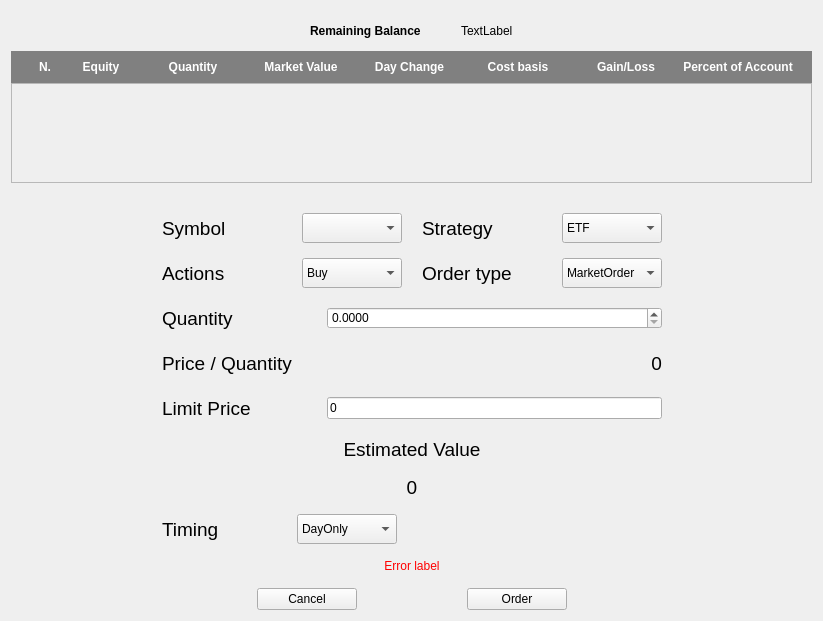
<?xml version="1.0" encoding="UTF-8"?>
<ui version="4.0">
 <class>NewOrder</class>
 <widget class="QWidget" name="NewOrder">
  <property name="geometry">
   <rect>
    <x>0</x>
    <y>0</y>
    <width>823</width>
    <height>610</height>
   </rect>
  </property>
  <property name="windowTitle">
   <string>Form</string>
  </property>
  <property name="styleSheet">
   <string notr="true">QComboBox::item:selected {
      border: 1px solid #6a6ea9;
  }

  QComboBox::item:selected:!active {
      background: qlineargradient(x1: 0, y1: 0, x2: 0, y2: 1,
                                  stop: 0 #ABAFE5, stop: 1 #8588B2);
  }

  QComboBox::item:selected:active {
      background: qlineargradient(x1: 0, y1: 0, x2: 0, y2: 1,
                                  stop: 0 #6a6ea9, stop: 1 #888dd9);
  }

  QComboBox::item:hover {
      background: qlineargradient(x1: 0, y1: 0, x2: 0, y2: 1,
                                  stop: 0 #FAFBFE, stop: 1 #DCDEF1);
  }</string>
  </property>
  <layout class="QVBoxLayout" name="verticalLayout_2" stretch="0,0,0,0,1">
   <property name="spacing">
    <number>0</number>
   </property>
   <item>
    <layout class="QHBoxLayout" name="horizontalLayout">
     <property name="spacing">
      <number>40</number>
     </property>
     <property name="topMargin">
      <number>10</number>
     </property>
     <property name="bottomMargin">
      <number>10</number>
     </property>
     <item>
      <spacer name="horizontalSpacer">
       <property name="orientation">
        <enum>Qt::Horizontal</enum>
       </property>
       <property name="sizeHint" stdset="0">
        <size>
         <width>40</width>
         <height>20</height>
        </size>
       </property>
      </spacer>
     </item>
     <item>
      <widget class="QLabel" name="label_9">
       <property name="sizePolicy">
        <sizepolicy hsizetype="Fixed" vsizetype="Preferred">
         <horstretch>0</horstretch>
         <verstretch>0</verstretch>
        </sizepolicy>
       </property>
       <property name="font">
        <font>
         <weight>75</weight>
         <bold>true</bold>
        </font>
       </property>
       <property name="text">
        <string>Remaining Balance</string>
       </property>
      </widget>
     </item>
     <item>
      <widget class="QLabel" name="remainingBalance">
       <property name="text">
        <string>TextLabel</string>
       </property>
      </widget>
     </item>
     <item>
      <spacer name="horizontalSpacer_2">
       <property name="orientation">
        <enum>Qt::Horizontal</enum>
       </property>
       <property name="sizeHint" stdset="0">
        <size>
         <width>40</width>
         <height>20</height>
        </size>
       </property>
      </spacer>
     </item>
    </layout>
   </item>
   <item>
    <layout class="QVBoxLayout" name="performanceTable">
     <item>
      <widget class="QWidget" name="widget" native="true">
       <property name="sizePolicy">
        <sizepolicy hsizetype="Expanding" vsizetype="Preferred">
         <horstretch>0</horstretch>
         <verstretch>0</verstretch>
        </sizepolicy>
       </property>
       <property name="minimumSize">
        <size>
         <width>500</width>
         <height>0</height>
        </size>
       </property>
       <property name="maximumSize">
        <size>
         <width>16777215</width>
         <height>40</height>
        </size>
       </property>
       <property name="font">
        <font>
         <pointsize>11</pointsize>
         <weight>75</weight>
         <italic>false</italic>
         <bold>true</bold>
        </font>
       </property>
       <property name="autoFillBackground">
        <bool>false</bool>
       </property>
       <property name="styleSheet">
        <string notr="true">background-color: gray;
color: white;
font-weight: bold;
text-align: center;</string>
       </property>
       <layout class="QHBoxLayout" name="horizontalLayout_5">
        <property name="leftMargin">
         <number>19</number>
        </property>
        <property name="rightMargin">
         <number>19</number>
        </property>
        <item>
         <widget class="QLabel" name="label">
          <property name="maximumSize">
           <size>
            <width>30</width>
            <height>16777215</height>
           </size>
          </property>
          <property name="text">
           <string>N.</string>
          </property>
          <property name="alignment">
           <set>Qt::AlignCenter</set>
          </property>
         </widget>
        </item>
        <item>
         <widget class="QLabel" name="label_6">
          <property name="maximumSize">
           <size>
            <width>70</width>
            <height>16777215</height>
           </size>
          </property>
          <property name="text">
           <string>Equity</string>
          </property>
          <property name="alignment">
           <set>Qt::AlignCenter</set>
          </property>
         </widget>
        </item>
        <item>
         <widget class="QLabel" name="label_8">
          <property name="text">
           <string>Quantity</string>
          </property>
          <property name="alignment">
           <set>Qt::AlignCenter</set>
          </property>
         </widget>
        </item>
        <item>
         <widget class="QLabel" name="label_5">
          <property name="text">
           <string>Market Value</string>
          </property>
          <property name="alignment">
           <set>Qt::AlignCenter</set>
          </property>
         </widget>
        </item>
        <item>
         <widget class="QLabel" name="label_2">
          <property name="text">
           <string>Day Change</string>
          </property>
          <property name="alignment">
           <set>Qt::AlignCenter</set>
          </property>
         </widget>
        </item>
        <item>
         <widget class="QLabel" name="label_3">
          <property name="text">
           <string>Cost basis</string>
          </property>
          <property name="alignment">
           <set>Qt::AlignCenter</set>
          </property>
         </widget>
        </item>
        <item>
         <widget class="QLabel" name="label_4">
          <property name="text">
           <string>Gain/Loss</string>
          </property>
          <property name="alignment">
           <set>Qt::AlignCenter</set>
          </property>
         </widget>
        </item>
        <item>
         <widget class="QLabel" name="label_7">
          <property name="text">
           <string>Percent of Account</string>
          </property>
          <property name="alignment">
           <set>Qt::AlignCenter</set>
          </property>
         </widget>
        </item>
       </layout>
      </widget>
     </item>
    </layout>
   </item>
   <item>
    <widget class="QScrollArea" name="tableScroll">
     <property name="minimumSize">
      <size>
       <width>0</width>
       <height>100</height>
      </size>
     </property>
     <property name="maximumSize">
      <size>
       <width>16777215</width>
       <height>300</height>
      </size>
     </property>
     <property name="widgetResizable">
      <bool>true</bool>
     </property>
     <widget class="QWidget" name="scrollAreaWidgetContents">
      <property name="geometry">
       <rect>
        <x>0</x>
        <y>0</y>
        <width>803</width>
        <height>98</height>
       </rect>
      </property>
     </widget>
    </widget>
   </item>
   <item>
    <layout class="QHBoxLayout" name="horizontalLayout_6">
     <item>
      <spacer name="horizontalSpacer_4">
       <property name="orientation">
        <enum>Qt::Horizontal</enum>
       </property>
       <property name="sizeHint" stdset="0">
        <size>
         <width>40</width>
         <height>20</height>
        </size>
       </property>
      </spacer>
     </item>
     <item>
      <layout class="QVBoxLayout" name="verticalLayout_3">
       <property name="spacing">
        <number>15</number>
       </property>
       <property name="topMargin">
        <number>30</number>
       </property>
       <item>
        <layout class="QHBoxLayout" name="horizontalLayout_8">
         <property name="spacing">
          <number>20</number>
         </property>
         <item>
          <widget class="QLabel" name="symbolLabel">
           <property name="minimumSize">
            <size>
             <width>120</width>
             <height>30</height>
            </size>
           </property>
           <property name="maximumSize">
            <size>
             <width>120</width>
             <height>30</height>
            </size>
           </property>
           <property name="font">
            <font>
             <pointsize>14</pointsize>
            </font>
           </property>
           <property name="text">
            <string>Symbol</string>
           </property>
           <property name="alignment">
            <set>Qt::AlignLeading|Qt::AlignLeft|Qt::AlignVCenter</set>
           </property>
          </widget>
         </item>
         <item>
          <widget class="QComboBox" name="symbolComboBox">
           <property name="minimumSize">
            <size>
             <width>100</width>
             <height>30</height>
            </size>
           </property>
           <property name="maximumSize">
            <size>
             <width>100</width>
             <height>30</height>
            </size>
           </property>
          </widget>
         </item>
         <item>
          <widget class="QLabel" name="strategyLabel">
           <property name="minimumSize">
            <size>
             <width>120</width>
             <height>30</height>
            </size>
           </property>
           <property name="maximumSize">
            <size>
             <width>120</width>
             <height>30</height>
            </size>
           </property>
           <property name="font">
            <font>
             <pointsize>14</pointsize>
            </font>
           </property>
           <property name="text">
            <string>Strategy</string>
           </property>
           <property name="alignment">
            <set>Qt::AlignLeading|Qt::AlignLeft|Qt::AlignVCenter</set>
           </property>
          </widget>
         </item>
         <item>
          <widget class="QComboBox" name="strategyValueComboBox">
           <property name="minimumSize">
            <size>
             <width>100</width>
             <height>30</height>
            </size>
           </property>
           <property name="maximumSize">
            <size>
             <width>100</width>
             <height>30</height>
            </size>
           </property>
           <item>
            <property name="text">
             <string>ETF</string>
            </property>
           </item>
           <item>
            <property name="text">
             <string>Call</string>
            </property>
           </item>
           <item>
            <property name="text">
             <string>Put</string>
            </property>
           </item>
          </widget>
         </item>
        </layout>
       </item>
       <item>
        <layout class="QHBoxLayout" name="horizontalLayout_7">
         <property name="spacing">
          <number>20</number>
         </property>
         <item>
          <widget class="QLabel" name="actionsLabel">
           <property name="minimumSize">
            <size>
             <width>120</width>
             <height>30</height>
            </size>
           </property>
           <property name="maximumSize">
            <size>
             <width>120</width>
             <height>30</height>
            </size>
           </property>
           <property name="font">
            <font>
             <pointsize>14</pointsize>
             <kerning>true</kerning>
            </font>
           </property>
           <property name="text">
            <string>Actions</string>
           </property>
           <property name="alignment">
            <set>Qt::AlignLeading|Qt::AlignLeft|Qt::AlignVCenter</set>
           </property>
          </widget>
         </item>
         <item>
          <widget class="QComboBox" name="actionsValueComboBox">
           <property name="minimumSize">
            <size>
             <width>100</width>
             <height>30</height>
            </size>
           </property>
           <property name="maximumSize">
            <size>
             <width>100</width>
             <height>30</height>
            </size>
           </property>
           <item>
            <property name="text">
             <string>Buy</string>
            </property>
           </item>
           <item>
            <property name="text">
             <string>Sell</string>
            </property>
           </item>
           <item>
            <property name="text">
             <string>Sell short</string>
            </property>
           </item>
          </widget>
         </item>
         <item>
          <widget class="QLabel" name="orderTypeLabel">
           <property name="minimumSize">
            <size>
             <width>120</width>
             <height>30</height>
            </size>
           </property>
           <property name="maximumSize">
            <size>
             <width>120</width>
             <height>30</height>
            </size>
           </property>
           <property name="font">
            <font>
             <pointsize>14</pointsize>
            </font>
           </property>
           <property name="text">
            <string>Order type</string>
           </property>
           <property name="alignment">
            <set>Qt::AlignLeading|Qt::AlignLeft|Qt::AlignVCenter</set>
           </property>
          </widget>
         </item>
         <item>
          <widget class="QComboBox" name="orderTypeValueComboBox">
           <property name="minimumSize">
            <size>
             <width>100</width>
             <height>30</height>
            </size>
           </property>
           <property name="maximumSize">
            <size>
             <width>100</width>
             <height>30</height>
            </size>
           </property>
           <item>
            <property name="text">
             <string>MarketOrder</string>
            </property>
           </item>
           <item>
            <property name="text">
             <string>Limit</string>
            </property>
           </item>
           <item>
            <property name="text">
             <string>Stop</string>
            </property>
           </item>
           <item>
            <property name="text">
             <string>Stop Limit</string>
            </property>
           </item>
           <item>
            <property name="text">
             <string>Trailing Stop</string>
            </property>
           </item>
          </widget>
         </item>
        </layout>
       </item>
       <item>
        <layout class="QHBoxLayout" name="horizontalLayout_9">
         <item>
          <widget class="QLabel" name="quantityLabel">
           <property name="minimumSize">
            <size>
             <width>100</width>
             <height>30</height>
            </size>
           </property>
           <property name="maximumSize">
            <size>
             <width>150</width>
             <height>30</height>
            </size>
           </property>
           <property name="font">
            <font>
             <pointsize>14</pointsize>
            </font>
           </property>
           <property name="text">
            <string>Quantity</string>
           </property>
           <property name="alignment">
            <set>Qt::AlignLeading|Qt::AlignLeft|Qt::AlignVCenter</set>
           </property>
          </widget>
         </item>
         <item>
          <widget class="QDoubleSpinBox" name="quantityValueSpinBox">
           <property name="decimals">
            <number>4</number>
           </property>
           <property name="maximum">
            <double>10000000.000000000000000</double>
           </property>
           <property name="singleStep">
            <double>0.000100000000000</double>
           </property>
           <property name="stepType">
            <enum>QAbstractSpinBox::DefaultStepType</enum>
           </property>
          </widget>
         </item>
        </layout>
       </item>
       <item>
        <layout class="QHBoxLayout" name="horizontalLayout">
         <item>
          <widget class="QLabel" name="pricePerQuantityNameLabel">
           <property name="minimumSize">
            <size>
             <width>100</width>
             <height>30</height>
            </size>
           </property>
           <property name="maximumSize">
            <size>
             <width>150</width>
             <height>30</height>
            </size>
           </property>
           <property name="font">
            <font>
             <pointsize>14</pointsize>
            </font>
           </property>
           <property name="text">
            <string>Price / Quantity</string>
           </property>
          </widget>
         </item>
         <item>
          <widget class="QLabel" name="pricePerQuantityValueLabel">
           <property name="palette">
            <palette>
             <active>
              <colorrole role="Base">
               <brush brushstyle="SolidPattern">
                <color alpha="255">
                 <red>255</red>
                 <green>255</green>
                 <blue>255</blue>
                </color>
               </brush>
              </colorrole>
              <colorrole role="Window">
               <brush brushstyle="SolidPattern">
                <color alpha="255">
                 <red>255</red>
                 <green>255</green>
                 <blue>255</blue>
                </color>
               </brush>
              </colorrole>
             </active>
             <inactive>
              <colorrole role="Base">
               <brush brushstyle="SolidPattern">
                <color alpha="255">
                 <red>255</red>
                 <green>255</green>
                 <blue>255</blue>
                </color>
               </brush>
              </colorrole>
              <colorrole role="Window">
               <brush brushstyle="SolidPattern">
                <color alpha="255">
                 <red>255</red>
                 <green>255</green>
                 <blue>255</blue>
                </color>
               </brush>
              </colorrole>
             </inactive>
             <disabled>
              <colorrole role="Base">
               <brush brushstyle="SolidPattern">
                <color alpha="255">
                 <red>255</red>
                 <green>255</green>
                 <blue>255</blue>
                </color>
               </brush>
              </colorrole>
              <colorrole role="Window">
               <brush brushstyle="SolidPattern">
                <color alpha="255">
                 <red>255</red>
                 <green>255</green>
                 <blue>255</blue>
                </color>
               </brush>
              </colorrole>
             </disabled>
            </palette>
           </property>
           <property name="font">
            <font>
             <pointsize>14</pointsize>
            </font>
           </property>
           <property name="tabletTracking">
            <bool>false</bool>
           </property>
           <property name="text">
            <string>0</string>
           </property>
           <property name="alignment">
            <set>Qt::AlignRight|Qt::AlignTrailing|Qt::AlignVCenter</set>
           </property>
          </widget>
         </item>
        </layout>
       </item>
       <item>
        <layout class="QHBoxLayout" name="horizontalLayout_10">
         <item>
          <widget class="QLabel" name="limitPriceLabel">
           <property name="minimumSize">
            <size>
             <width>150</width>
             <height>30</height>
            </size>
           </property>
           <property name="maximumSize">
            <size>
             <width>150</width>
             <height>30</height>
            </size>
           </property>
           <property name="font">
            <font>
             <pointsize>14</pointsize>
            </font>
           </property>
           <property name="text">
            <string>Limit Price</string>
           </property>
           <property name="alignment">
            <set>Qt::AlignLeading|Qt::AlignLeft|Qt::AlignVCenter</set>
           </property>
          </widget>
         </item>
         <item>
          <widget class="QLineEdit" name="limitPriceValueLineEdit">
           <property name="text">
            <string>0</string>
           </property>
          </widget>
         </item>
        </layout>
       </item>
       <item>
        <layout class="QVBoxLayout" name="verticalLayout_4">
         <item>
          <widget class="QLabel" name="estimatedValueNameLabel">
           <property name="sizePolicy">
            <sizepolicy hsizetype="Expanding" vsizetype="Preferred">
             <horstretch>0</horstretch>
             <verstretch>0</verstretch>
            </sizepolicy>
           </property>
           <property name="minimumSize">
            <size>
             <width>0</width>
             <height>0</height>
            </size>
           </property>
           <property name="maximumSize">
            <size>
             <width>5000</width>
             <height>50</height>
            </size>
           </property>
           <property name="font">
            <font>
             <family>MS Shell Dlg 2</family>
             <pointsize>14</pointsize>
            </font>
           </property>
           <property name="acceptDrops">
            <bool>false</bool>
           </property>
           <property name="text">
            <string>Estimated Value</string>
           </property>
           <property name="alignment">
            <set>Qt::AlignCenter</set>
           </property>
          </widget>
         </item>
         <item>
          <widget class="QLabel" name="estimatedValueValueLabel">
           <property name="font">
            <font>
             <pointsize>14</pointsize>
            </font>
           </property>
           <property name="text">
            <string>0</string>
           </property>
           <property name="alignment">
            <set>Qt::AlignCenter</set>
           </property>
          </widget>
         </item>
         <item>
          <layout class="QHBoxLayout" name="horizontalLayout_11">
           <item>
            <widget class="QLabel" name="timingLabel">
             <property name="minimumSize">
              <size>
               <width>120</width>
               <height>30</height>
              </size>
             </property>
             <property name="maximumSize">
              <size>
               <width>120</width>
               <height>30</height>
              </size>
             </property>
             <property name="font">
              <font>
               <pointsize>14</pointsize>
              </font>
             </property>
             <property name="text">
              <string>Timing</string>
             </property>
             <property name="alignment">
              <set>Qt::AlignLeading|Qt::AlignLeft|Qt::AlignVCenter</set>
             </property>
            </widget>
           </item>
           <item>
            <widget class="QComboBox" name="timingValueComboBox">
             <property name="minimumSize">
              <size>
               <width>100</width>
               <height>30</height>
              </size>
             </property>
             <property name="maximumSize">
              <size>
               <width>100</width>
               <height>30</height>
              </size>
             </property>
             <item>
              <property name="text">
               <string>DayOnly</string>
              </property>
             </item>
             <item>
              <property name="text">
               <string>Immediate or Cancelled</string>
              </property>
             </item>
             <item>
              <property name="text">
               <string>Extended Hours</string>
              </property>
             </item>
             <item>
              <property name="text">
               <string>Fill or Kill</string>
              </property>
             </item>
             <item>
              <property name="text">
               <string>Good Until Cancelled</string>
              </property>
             </item>
            </widget>
           </item>
           <item>
            <spacer name="horizontalSpacer_5">
             <property name="orientation">
              <enum>Qt::Horizontal</enum>
             </property>
             <property name="sizeHint" stdset="0">
              <size>
               <width>40</width>
               <height>20</height>
              </size>
             </property>
            </spacer>
           </item>
          </layout>
         </item>
         <item>
          <widget class="QLabel" name="errorLabel">
           <property name="styleSheet">
            <string notr="true">color: red;</string>
           </property>
           <property name="text">
            <string>Error label</string>
           </property>
           <property name="alignment">
            <set>Qt::AlignCenter</set>
           </property>
          </widget>
         </item>
         <item>
          <layout class="QHBoxLayout" name="horizontalLayout_12">
           <item>
            <widget class="QPushButton" name="cancelPushButton">
             <property name="minimumSize">
              <size>
               <width>50</width>
               <height>0</height>
              </size>
             </property>
             <property name="maximumSize">
              <size>
               <width>100</width>
               <height>16777215</height>
              </size>
             </property>
             <property name="text">
              <string>Cancel</string>
             </property>
            </widget>
           </item>
           <item>
            <widget class="QPushButton" name="orderPushButton">
             <property name="maximumSize">
              <size>
               <width>100</width>
               <height>16777215</height>
              </size>
             </property>
             <property name="text">
              <string>Order</string>
             </property>
            </widget>
           </item>
          </layout>
         </item>
        </layout>
       </item>
      </layout>
     </item>
     <item>
      <spacer name="horizontalSpacer_3">
       <property name="orientation">
        <enum>Qt::Horizontal</enum>
       </property>
       <property name="sizeHint" stdset="0">
        <size>
         <width>40</width>
         <height>20</height>
        </size>
       </property>
      </spacer>
     </item>
    </layout>
   </item>
   <item>
    <spacer name="verticalSpacer">
     <property name="orientation">
      <enum>Qt::Vertical</enum>
     </property>
     <property name="sizeHint" stdset="0">
      <size>
       <width>20</width>
       <height>40</height>
      </size>
     </property>
    </spacer>
   </item>
  </layout>
 </widget>
 <resources/>
 <connections/>
</ui>
